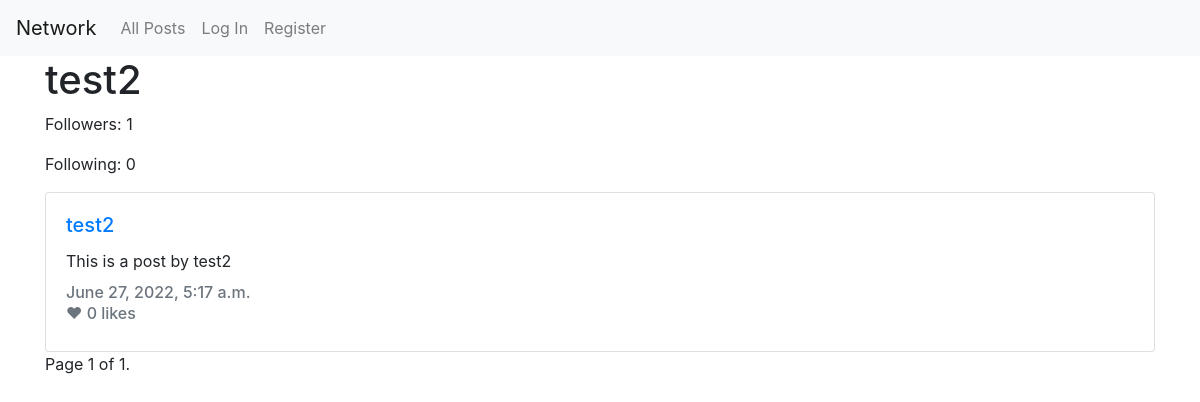
Before: /u/test2 with the older database file.
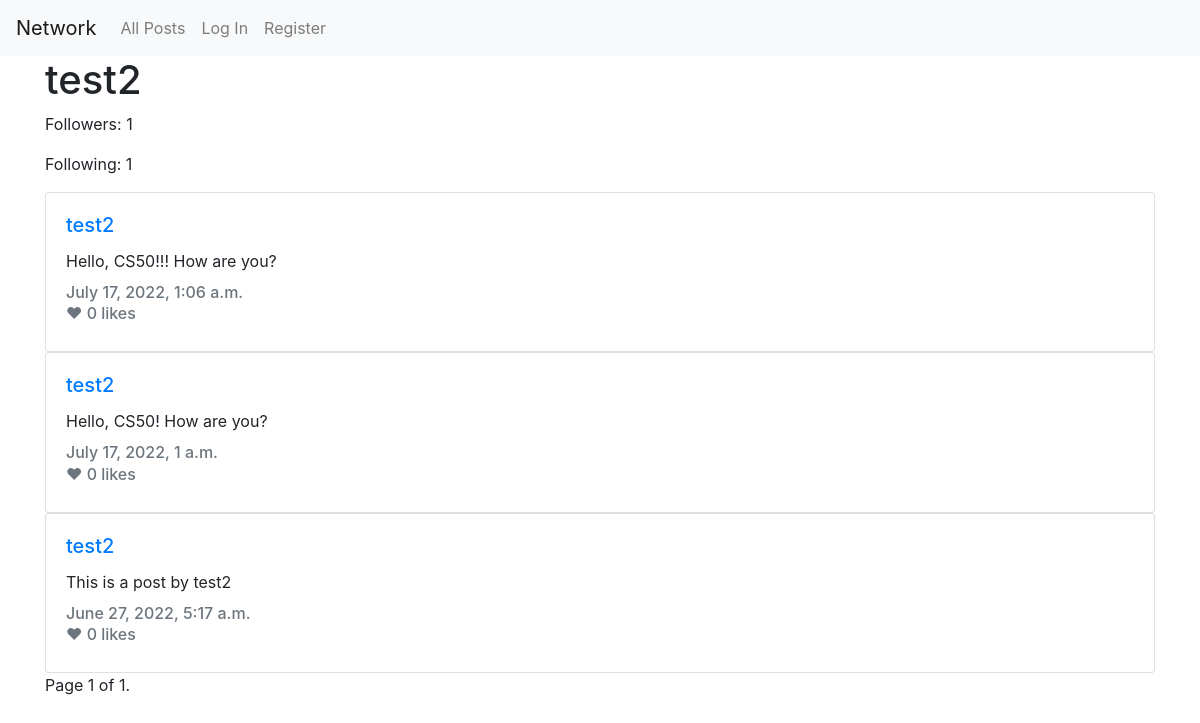
After: the same page with the newer database file.
### network/models.py (models this page shows)
class User(AbstractUser):
    followers = models.ManyToManyField('self', symmetrical=False, blank=True, related_name='user_followers')
    created_at = models.DateTimeField(auto_now_add=True)
    updated_at = models.DateTimeField(auto_now=True)
    def get_followers_count(self):
        return self.followers.count()
    def get_following_count(self):
        return User.objects.filter(followers=self).count()

class Post(models.Model):
    user = models.ForeignKey(User, on_delete=models.CASCADE, related_name="posts")
    text = models.CharField(max_length=280)
    created_at = models.DateTimeField(auto_now_add=True)
    updated_at = models.DateTimeField(auto_now=True)

### network/views.py (the view)
# urls.py: path("u/<str:username>", views.user_profile_view, name="user_profile"),
def user_profile_view(request, username):
    try:
        user_profile = User.objects.get(username=username)
    except User.DoesNotExist:
        user_profile = None
    posts = Post.objects.filter(user=user_profile).order_by("created_at").reverse()
    paginator = Paginator(posts, 10)
    page_number = request.GET.get("page")
    page_obj = paginator.get_page(page_number)
    is_following = False
    if request.user and user_profile and request.user in user_profile.followers.all():
        is_following = True
    return render(request, "network/user.html", {
        "user_profile": user_profile,
        "is_following": is_following,
        "page_obj": page_obj
    })

### network/templates/network/user.html (shortened to what this page needs)
{% extends "network/layout.html" %}
{% block body %}
  <div class="container">
    {% if not user_profile %}
      <p>Can not find that user!</p>
    {% else %}
      <h1>{{ user_profile.username }}</h1>
      <p id="followers-count">Followers: {{ user_profile.get_followers_count }}</p>
      <p>Following: {{ user_profile.get_following_count }}</p>
      {% for post in page_obj %}
        <div class="card" style="width: 100%;">
          <div class="card-body">
            <h5 class="card-title">
              <a href="/u/{{ post.user.username }}">{{ post.user.username }}</a>
            </h5>
            <p class="card-text" id="post-text-{{ post.pk }}">{{ post.text }}</p>
            <h6 class="card-subtitle mb-2 text-muted">{{ post.created_at }}</h6>
            <h6 class="card-subtitle mb-2 text-muted likes-count likes-count-{{ post.id }}" data-id="{{ post.id }}">
              ❤ {{ post.likes.count }} likes</h6>
          </div>
        </div>
      {% endfor %}
      <div class="pagination">
        <span class="step-links">
          <span class="current">
            Page {{ page_obj.number }} of {{ page_obj.paginator.num_pages }}.
          </span>
        </span>
      </div>
    {% endif %}
  </div>
{% endblock %}

### network/templates/network/layout.html (shortened to what this page needs)
{% load static %}
<!DOCTYPE html>
<html lang="en">
  <head>
    <link rel="stylesheet" href="https://stackpath.bootstrapcdn.com/bootstrap/4.4.1/css/bootstrap.min.css"
>
    <link href="{% static 'network/styles.css' %}" rel="stylesheet">
  </head>
  <body>
    <nav class="navbar navbar-expand-lg navbar-light bg-light">
      <a class="navbar-brand" href="#">Network</a>
      <div>
        <ul class="navbar-nav mr-auto">
          <li class="nav-item">
            <a class="nav-link" href="{% url 'index' %}">All Posts</a>
          </li>
          {% if user.is_authenticated %}
            <li class="nav-item">
              <a class="nav-link" href="{% url 'following' %}">Following</a>
            </li>
            <li class="nav-item">
              <a class="nav-link" href="{% url 'logout' %}">Log Out</a>
            </li>
          {% else %}
            <li class="nav-item">
              <a class="nav-link" href="{% url 'login' %}">Log In</a>
            </li>
            <li class="nav-item">
              <a class="nav-link" href="{% url 'register' %}">Register</a>
            </li>
          {% endif %}
        </ul>
      </div>
    </nav>
    <div class="body">
      {% block body %}
      {% endblock %}
    </div>
  </body>
</html>

Changed rows visible on the page:
changed User "test2": get_following_count "0" → "1"
added Post: user.username "test2", text "Hello, CS50!!! How are you?", created_at "July 17, 2022, 1:06 a.m.", likes.count "0"
added Post: user.username "test2", text "Hello, CS50! How are you?", created_at "July 17, 2022, 1 a.m.", likes.count "0"
